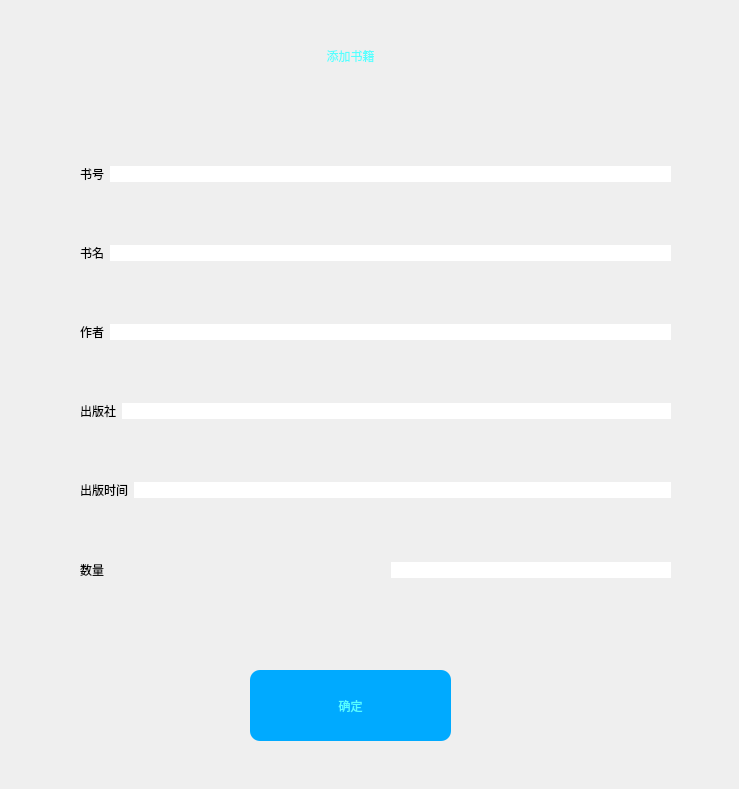
<?xml version="1.0" encoding="UTF-8"?>
<ui version="4.0">
 <class>Dialog</class>
 <widget class="QDialog" name="Dialog">
  <property name="geometry">
   <rect>
    <x>0</x>
    <y>0</y>
    <width>739</width>
    <height>789</height>
   </rect>
  </property>
  <property name="windowTitle">
   <string>Dialog</string>
  </property>
  <property name="styleSheet">
   <string notr="true">QLineEdit
{
	border-radius:10px;
	font: 16pt &quot;楷体&quot;;
	border-widh:1px;
	border-stytle:solid;
}
QLabel, QComboBox
{
	font: 16pt &quot;楷体&quot;;
	color: rgb(0, 0, 0);
}
QLabel#label_title
{
	font: 30pt &quot;楷体&quot;;
	
	color: rgb(85, 255, 255);
}

QPushButton
{
	font: 16pt &quot;楷体&quot;;
	color:rgb(85, 255, 255);
	background-color: rgb(0, 170, 255);
	width:100px;
	heigh:40px;
	border-radius:10px;
}
QPushButton::pressed
{
	color: rgb(255, 0, 0);
}
</string>
  </property>
  <widget class="QWidget" name="layoutWidget">
   <property name="geometry">
    <rect>
     <x>80</x>
     <y>110</y>
     <width>591</width>
     <height>531</height>
    </rect>
   </property>
   <layout class="QGridLayout" name="gridLayout">
    <item row="0" column="0">
     <layout class="QHBoxLayout" name="horizontalLayout">
      <item>
       <widget class="QLabel" name="label">
        <property name="text">
         <string>书号</string>
        </property>
       </widget>
      </item>
      <item>
       <widget class="QLineEdit" name="lineEdit_isbn"/>
      </item>
     </layout>
    </item>
    <item row="4" column="0">
     <layout class="QHBoxLayout" name="horizontalLayout_5">
      <item>
       <widget class="QLabel" name="label_4">
        <property name="text">
         <string>出版时间</string>
        </property>
       </widget>
      </item>
      <item>
       <widget class="QLineEdit" name="lineEdit_publishdate"/>
      </item>
     </layout>
    </item>
    <item row="2" column="0">
     <layout class="QHBoxLayout" name="horizontalLayout_3">
      <item>
       <widget class="QLabel" name="label_6">
        <property name="text">
         <string>作者</string>
        </property>
       </widget>
      </item>
      <item>
       <widget class="QLineEdit" name="lineEdit_author"/>
      </item>
     </layout>
    </item>
    <item row="3" column="0">
     <layout class="QHBoxLayout" name="horizontalLayout_4">
      <item>
       <widget class="QLabel" name="label_3">
        <property name="text">
         <string>出版社</string>
        </property>
       </widget>
      </item>
      <item>
       <widget class="QLineEdit" name="lineEdit_publisher"/>
      </item>
     </layout>
    </item>
    <item row="1" column="0">
     <layout class="QHBoxLayout" name="horizontalLayout_2">
      <item>
       <widget class="QLabel" name="label_5">
        <property name="text">
         <string>书名</string>
        </property>
       </widget>
      </item>
      <item>
       <widget class="QLineEdit" name="lineEdit_title"/>
      </item>
     </layout>
    </item>
    <item row="5" column="0">
     <layout class="QHBoxLayout" name="horizontalLayout_6">
      <item>
       <widget class="QLabel" name="label_7">
        <property name="text">
         <string>数量</string>
        </property>
       </widget>
      </item>
      <item>
       <spacer name="horizontalSpacer">
        <property name="orientation">
         <enum>Qt::Horizontal</enum>
        </property>
        <property name="sizeHint" stdset="0">
         <size>
          <width>40</width>
          <height>20</height>
         </size>
        </property>
       </spacer>
      </item>
      <item>
       <widget class="QLineEdit" name="lineEdit_number"/>
      </item>
     </layout>
    </item>
   </layout>
  </widget>
  <widget class="QPushButton" name="pushButton_sure">
   <property name="geometry">
    <rect>
     <x>250</x>
     <y>670</y>
     <width>201</width>
     <height>71</height>
    </rect>
   </property>
   <property name="text">
    <string>确定</string>
   </property>
  </widget>
  <widget class="QLabel" name="label_title">
   <property name="geometry">
    <rect>
     <x>250</x>
     <y>30</y>
     <width>201</width>
     <height>51</height>
    </rect>
   </property>
   <property name="text">
    <string>添加书籍</string>
   </property>
   <property name="alignment">
    <set>Qt::AlignCenter</set>
   </property>
  </widget>
 </widget>
 <resources/>
 <connections/>
</ui>
